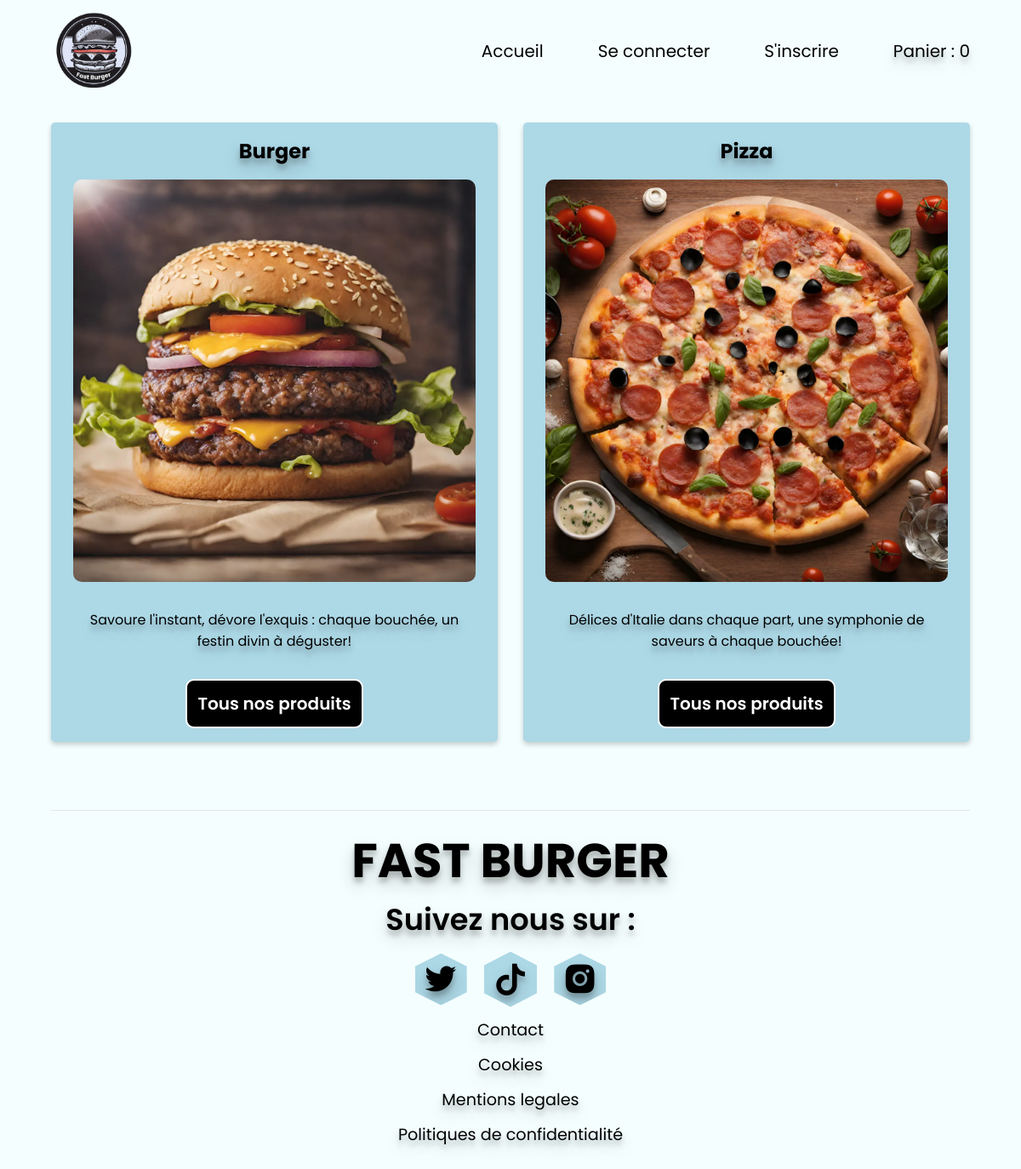
The page / on the database its author committed.
### tables this page shows
CREATE TABLE IF NOT EXISTS `categories` (
  `id` int NOT NULL AUTO_INCREMENT,
  `name` varchar(255) NOT NULL,
  `image` varchar(255) DEFAULT NULL,
  `description` varchar(255) NOT NULL,
  PRIMARY KEY (`id`)
);

### controllers/home_controller.php (called while the page is built)
<?php
$query = "SELECT * FROM categories";
$response = $bdd->query($query);
$categories = $response->fetchAll();
require './views/home.php';

### index.php (called while the page is built, shortened)
<?php
require 'views/layout.php';

### views/home.php (the view)
<main>
    <section>
        <div class="categorieContainer">
            <?php
            foreach ($categories as $data) {
            ?>
                <div class='cardContainer'>
                    <h2><?= $data['name'] ?> </h2>
                    <img src="<?= PATH_IMAGE . $data['image'] ?>" alt="<?= $data['name'] ?>">
                    <p> <?= $data['description'] ?> </p>
                    <a href='?page=product&category_id=<?= $data['id'] ?>'><button class="button">Tous nos produits</button></a>
                </div>
            <?php } ?>
        </div>
    </section>
</main>

### assets/style.css (style rules this page uses)
* { margin: 0; padding: 0; box-sizing: border-box; font-family: "poppins"; text-shadow: rgba(0, 0, 0, 0.19) 0px 10px 20px, rgba(0, 0, 0, 0.23) 0px 6px 6px; }
body { margin: 0; list-style-type: none; background: #F4FEFE; }
a { text-decoration: none; color: inherit; }
.button { appearance: none; background-color: black; border: 0.125em solid white; border-radius: 10px; box-sizing: border-box; color: white; cursor: pointer; font-size: 16px; font-weight: 600; padding: 10px; line-height: normal; margin: 0; outline: none; text-align: center; text-decoration: none; transition: 0.4s }
.categorieContainer { margin-top: 4rem; }
.cardContainer { text-align: center; margin: 0 auto; width: 90%; row-gap: 1rem; border-radius: 5px; box-shadow: 0 3px 6px rgba(0, 0, 0, 0.08), 0 3px 6px rgba(0, 0, 0, 0.13); transition: all 0.4s ease; background: lightblue; margin-bottom: 2rem; display: flex; flex-direction: column; justify-content: center; align-items: center; }
.cardContainer h2 { font-size: 20px; padding-top: 1rem; font-weight: 700; }
.cardContainer button { margin-bottom: 1rem; }
.cardContainer p { font-size: 12px; margin-bottom: 1rem; width: 90%; }
.cardContainer img { width: 90%; height: auto; border-radius: 10px; margin-bottom: 1rem; }
@media (min-width:750px) { .categorieContainer { width: 90%; display: grid; grid-template-columns: repeat(2, 1fr); margin: 0 auto; margin-top: 7rem; justify-content: space-between; gap: 30px; } }
@media (min-width:750px) { .cardContainer { width: 100%; margin-bottom: 0rem; } }
@media (min-width:750px) { .cardContainer h2 { font-size: 24px; } }
@media (min-width:750px) { .cardContainer button { margin-bottom: 1rem; } }
@media (min-width:750px) { .cardContainer p { font-size: 16px; margin-bottom: 1rem; width: 90%; } }
@media screen and (min-width: 1030px) { .categorieContainer { max-width: 1200px; margin-top: 9rem; } }
@media (min-width:750px) { .button { font-size: 20px; padding: 12px; line-height: normal; } }

### rows shown on the page
categories: name "Burger", image (picture), description "Savoure l'instant, dévore l'exquis : chaque bouchée, un festin divin à déguster!"
categories: name "Pizza", image (picture), description "Délices d'Italie dans chaque part, une symphonie de saveurs à chaque bouchée!"

### other values the page prints
$totalQuantity "0"
